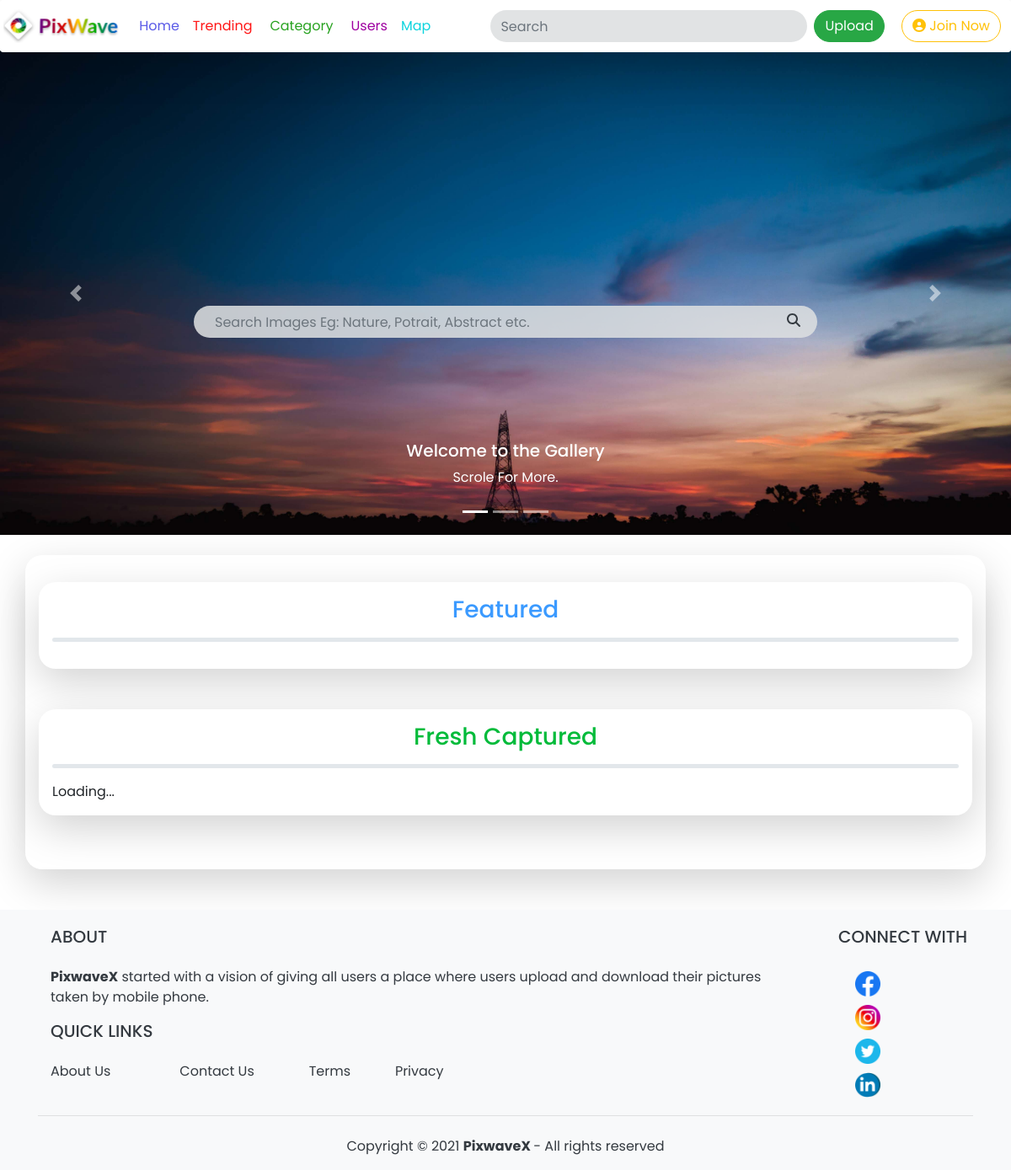
The page / on the database its author committed.
### tables this page shows
CREATE TABLE `config` (
  `id` int(11) NOT NULL,
  `site_name` varchar(60) NOT NULL,
  `site_title` varchar(150) NOT NULL,
  `site_desc` tinytext NOT NULL
);

### connect.php (called while the page is built, shortened)
<?php
        $site_url="http://localhost/imagez";
?>

### index.php (the view, shortened to what this page needs)
<?php
    require_once('connect.php');
    $sql7="SELECT * FROM config;";
    $result=$connect->query($sql7);
    $row_config=$result->fetch_assoc();
?>
<!DOCTYPE html>
<html lang="en">
    <head>
        <link rel="stylesheet" href="css/bootstrap.min.css">
        <link rel="stylesheet" href="css/owl.theme.default.min.css">
        <link rel="stylesheet" href="css/owl.carousel.min.css">
        <link href="css/home.css" rel="stylesheet">
    </head>
    <body>
        <header>
        <nav class="navbar shadow-lg p-1 mb-5 bg-white rounded fixed-top navbar-expand-lg navbar-light bg-light">
                <a class="navbar-brand" href="index.php"><img draggable="false" style="height: 40px;" src="img/logo.svg" alt="" onContextMenu="return false;"></a>
                <div class="collapse navbar-collapse" id="navbarTogglerDemo03">
                    <ul class="navbar-nav mr-auto mt-2 mt-lg-0 align-items-center">
                        <li class="nav-item active">
                            <a class="nav-link" href="index.php" tabindex="-1" aria-disabled="true" style="color: rgba(18, 18, 221, 0.699);"><i class="fad fa-home" style="color: rgba(18, 18, 221, 0.699);" ></i> Home</a>
                        </li>
                        <li class="nav-item active">
                            <a class="nav-link" href="pages/trending.php" tabindex="-1" aria-disabled="true" style="color: rgb(255, 22, 22)"><i class="fad fa-fire"></i> Trending</a>
                        </li>
                        <li class="nav-item">
                            <div class="btn-group">
                                <button type="button" class="btn btn-default dropdown-toggle text-center" data-toggle="dropdown" style="font-weight: 400; color: rgb(13 150 4 / 89%); padding-right: inherit;"><i class="fad fa-list-alt"></i> Category</button>
                                <?php
                                    include('connect.php');
                                ?>
                            </div>
                        </li>
                        <li class="nav-item active">
                            <a class="nav-link" href="pages/users.php" tabindex="-1" aria-disabled="true" style="color: rgb(158 0 160);"><i class="fad fa-users-crown"></i> Users</a>
                        </li>
                        <li class="nav-item active">
                            <a class="nav-link" href="pages/map.php" tabindex="-1" aria-disabled="true" style="color: rgb(13 212 222);"><i class="fad fa-map-marked"></i> Map</a>
                        </li>
                    </ul>
                    <form action="search.php" method="GET" class="my-2 my-lg-0">
                        <div class="row no-gutters align-items-center">
                            <input type="text" autocomplete="off" name="q" id="query" data-toggle="dropdown" class="form-control sbdr rounded-pill pr-5" placeholder="Search" <?php if(isset($_GET['q'])){echo "value='".$_GET['q']."' ";} ?> required>
                            <div class="col-auto">
                                <button type="submit" class="btn btn-outline-light text-dark border-0 rounded-pill ml-n5">
                                </button>
                            </div>
                        </div>
                    </form>
                    <ul class="navbar-nav">
                        <li class="nav-item">
                            <a class="nav-link" href="pages/upload.php" tabindex="-1" aria-disabled="true"><button type="button" class="btn btn-success bt col-sm-12"><i class="fad fa-cloud-upload"></i> Upload</button></a>
                        </li>
                        <?php if (!isset($user_id)){?>
                        <li class="nav-item dropleft text-decoration-none ">
                            <div class="d-none d-md-block d-lg-block d-xl-block">
                            <a class="nav-link dropdown-toggle" href="pages/login.php" role="button"><button type="button" class="btn btn-outline-warning bt"><i class="fas fa-user-circle"></i> Join Now</button></a>
                            </div>
                        </li>
                        <?php } ?>
                    </ul>
                </div>
            </nav>
        </header>
        <div class="searchbar">
            <div class="container">
                <form action="pages/search.php" method="GET">
                    <div class="row no-gutters mt-3 justify-content-center">
                        <input type="search" name="q" placeholder="Search Images Eg: Nature, Potrait, Abstract etc." class="form-control col-md-8 sbdr bg-light rounded-pill pr-5" style="padding-left: 25px">
                        <div class="col-auto">
                            <button type="submit" class="btn btn-outline-light text-dark border-0 rounded-pill ml-n5">
                                <i class="fas fa-search"></i>
                            </button>
                        </div>
                    </div>
                </form>
            </div>
        </div>
        <div class="fstcon">
            <div id="carouselExampleCaptions" class="carousel slide" data-ride="carousel">
                <ol class="carousel-indicators">
                  <li data-target="#carouselExampleCaptions" data-slide-to="0" class="active"></li>
                  <li data-target="#carouselExampleCaptions" data-slide-to="1"></li>
                  <li data-target="#carouselExampleCaptions" data-slide-to="2"></li>
                </ol>
                <div class="carousel-inner">
                  <div class="carousel-item active">
                    <img draggable="false" src="upload\slide\slide1.jpg" class="d-block cimg" alt="..." onContextMenu="return false;">
                    <div class="carousel-caption d-none d-md-block">
                      <h5>Welcome to the Gallery</h5>
                      <p>Scrole For More.</p>
                    </div>
                  </div>
                </div>
                <a class="carousel-control-prev" href="#carouselExampleCaptions" role="button" data-slide="prev">
                  <span class="carousel-control-prev-icon" aria-hidden="true"></span>
                </a>
                <a class="carousel-control-next" href="#carouselExampleCaptions" role="button" data-slide="next">
                  <span class="carousel-control-next-icon" aria-hidden="true"></span>
                </a>
            </div>
        </div>
        <div class="container shadow-lg p-3 mt-4 mb-5 my-3" style="border-radius: 1.25rem;">
            <div class="container shadow-lg p-3 mb-5 bg-white my-3 glry" style="border-radius: 1.25rem">
                <h3 class="text-center " data-toggle="tooltip" title="Best Of Week" data-placement="top" style="color: #047dffc7"><i class="fad fa-star-of-david"></i> Featured</h3>
                <hr class="mb-3" style="border-radius: 1.25rem; border-top: 5px solid #dae0e5c4;">
            </div>
            <div class="container shadow-lg p-3 mb-5 bg-white my-3 glry" style="border-radius: 1.25rem">
                <h3 class="text-center " data-toggle="tooltip" title="Letest Images" style="color: #00bb3a"><i class="fad fa-layer-plus"></i> Fresh Captured</h3>
                <hr class="mb-3" style="border-radius: 1.25rem; border-top: 5px solid #dae0e5c4;">
                <div id="searching">Loading...</div>
            </div>
        </div>
        <footer>
            <div class="bg-light text-dark pt-1">
                    <div class="container">
                        <div class="row text-center text-md-left ">
                            <div class="col-md-10 col-xl-10 col-lg-10">
                                <div class="col-12 mt-3">
                                    <h5 class="text-uppercase mb-4 font-wight-bold text-info text-dark">About</h5>
                                    <hrc class="mb-4">
                                    <p><?php echo $row_config['site_desc']; ?></p>
                                </div>
                                <div class="col-lg-8 col-md-12 col-xl-8 col-sm-12 mt-3">
                                    <div class="qll">
                                        <h5 class="text-uppercase mb-4 font-wight-bold text-info text-dark">Quick Links</h5>
                                        <div class="row">
                                            <div class="col-md-3">
                                                <p>
                                                    <a href="pages/about.php" class="text-dark" style="text-decoration: none;" ><i class="fad fa-person-sign"></i> About Us</a>
                                                </p>
                                            </div>
                                            <div class="col-md-3">
                                                <p>
                                                    <a href="pages/contact.php" class="text-dark" style="text-decoration: none;" ><i class="fad fa-address-book"></i> Contact Us</a>
                                                </p>
                                            </div>
                                            <div class="col-md-2">
                                                <p>
                                                    <a href="pages/terms.php" class="text-dark" style="text-decoration: none;" data-toggle="tooltip" title="Terms And Conditions" ><i class="fad fa-file-check"></i> Terms</a>
                                                </p>
                                            </div>
                                            <div class="col-md-3">
                                                <p>
                                                    <a href="pages/privacy.php" class="text-dark" style="text-decoration: none;" ><i class="fad fa-shield-check"></i> Privacy</a>
                                                </p>
                                            </div>
                                        </div>
                                    </div>
                                </div>
                            </div>
                            <div class="col-md-2 col-lg-2 col-xl-2 mt-3">
                                <h5 class="text-uppercase mb-4 font-wight-bold text-info text-dark">Connect with</h5>
                                    <div class="container pl-0">
                                        <div class="col-md-2">
                                            <div class="social-icons">
                                                <a href="#" ><img src="pages/assets/img/fb.png" loading="lazy"></a>
                                                <a href="#"><img src="pages/assets/img/ins.png" loading="lazy"></a>
                                                <a href="#"><img src="pages/assets/img/tw.png" loading="lazy"></a>
                                                <a href="#"><img src="pages/assets/img/in.png" loading="lazy"></a>
                                            </div>
                                        </div>
                                    </div>
                            </div>
                        </div>
                        <hr class="mb-4">
                        <div class="row d-flex justify-content-center">
                            <div>
                                <p>
                                    Copyright &copy; <span id="year"></span> <a style="text-decoration: none;" href="<?php echo $site_url; ?>"><strong class="text-dark" style="text-decoration: none;"> <?php echo $row_config['site_name']; ?> </strong></a> - All rights reserved
                                </p>
                            </div>
                        </div>
                    </div>
        </footer>
    </body>
</html>

### css/home.css (style rules this page uses)
* { margin: 0; padding: 0; box-sizing: border-box; font-family: 'Poppins', sans-serif; }
.searchbar { position: absolute; z-index: 1; top: 25%; width: 100%; }
.fstcon { padding-top: 60px; }
.cimg { height: 575px; width: 100%; object-fit: cover; }
.bt { border-radius: 1.25rem; }
.glry { padding-top: 10px; align-items: center; }
.sbdr { border: 1px; background-color: #dddfe0de!important;; }
.social-icons img { width: 40px; transition: 0.5s; padding: 5px; }
a { color: #545b62; transition: 0.2s; }

### index.php (style rules this page uses)
.dropleft .dropdown-toggle::before { border-right: 0; }
.dropdown-toggle::after { border-top: 0; }

### rows shown on the page
config: site_desc "PixwaveX started with a vision of giving all users a place where users upload and download their pictures taken by mobile phone.", site_name "PixwaveX"
